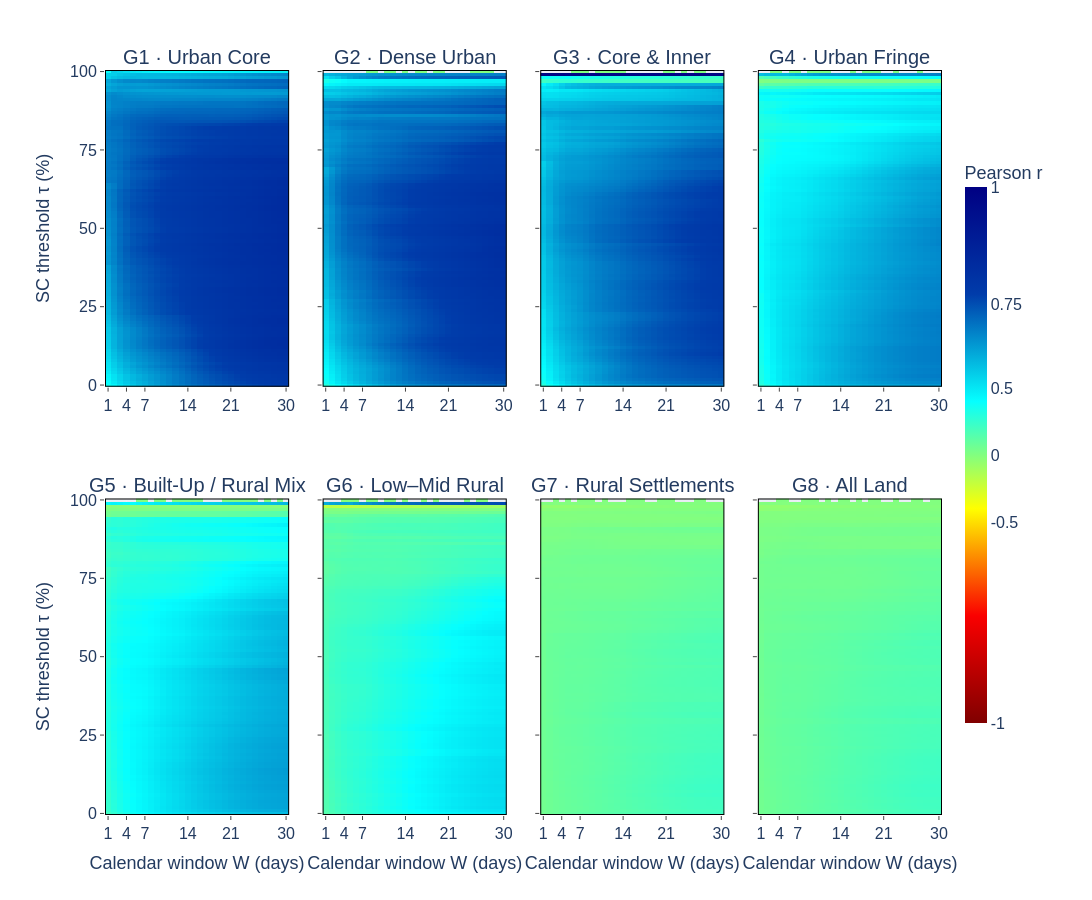
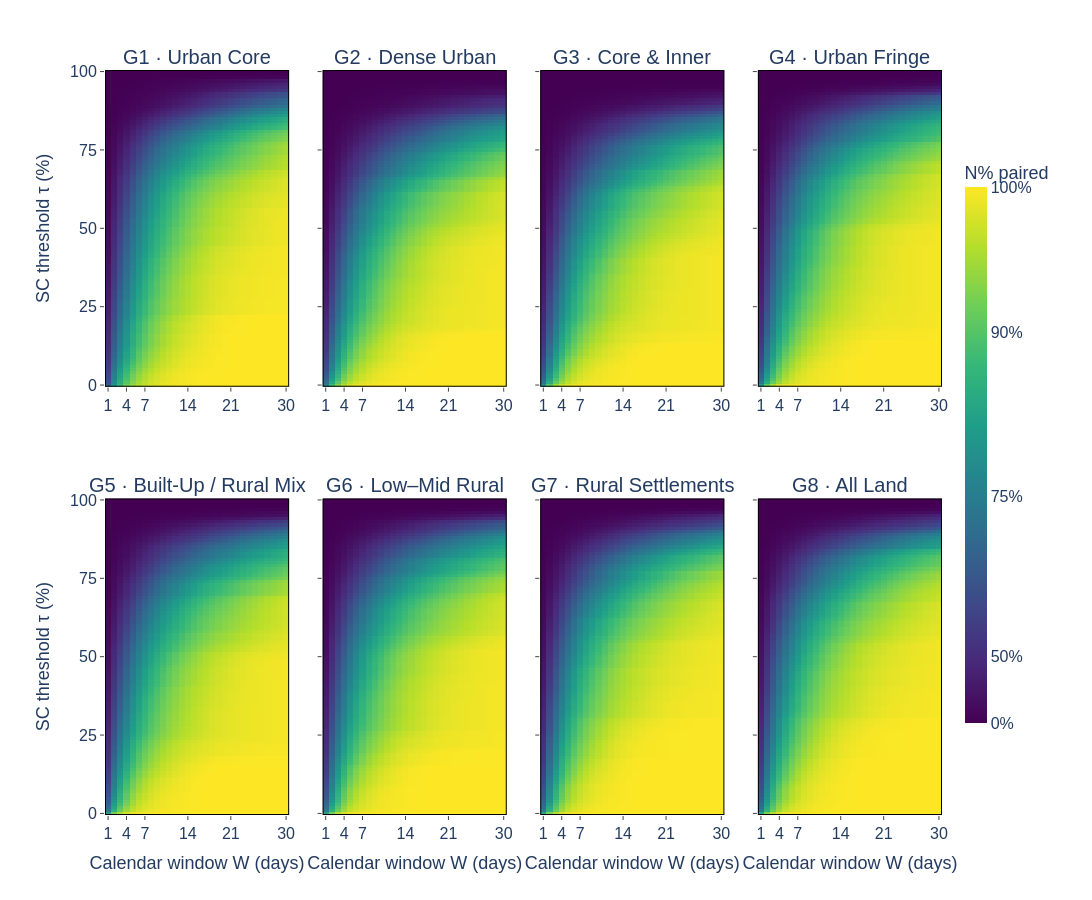

The code cell stored with these charts, in order, in its notebook:
### Markdown cell above
## 4.1 Full joint sensitivity surfaces — supplement

These surfaces expose the entire mask × SC × window search. Use the \(r\) and paired-estimate \(N\%\) surfaces as supplementary evidence. They show why window length, spatial completeness, and thematic mask must not be collapsed into a single unexplained choice.

### Code cell
# Retain all fields for later figures and hover.
# Draw only r and paired-window N% here.
MAP_METRICS = (
    "r", "RMSE_z", "N_pct", "direct_pct",
    "mean_direct_days", "mean_window_support_pct",
    "score", "n_pairs",
)

SENS_MAPS = {metric: {} for metric in MAP_METRICS}
for code, suffix, label, color in reversed(GROUPS):
    for metric in MAP_METRICS:
        SENS_MAPS[metric][code] = np.full(
            (len(DISPLAY_TAUS), len(W_VALUES)), np.nan
        )

    for width in W_VALUES:
        q = SENSITIVITY[
            (SENSITIVITY["mask"] == code)
            & (SENSITIVITY.window_days == width)
        ].sort_values("tau")

        exact_tau = q.tau.to_numpy()
        ix = np.minimum(
            np.searchsorted(
                exact_tau, DISPLAY_TAUS, side="left"
            ),
            len(q) - 1,
        )
        for metric in MAP_METRICS:
            SENS_MAPS[metric][code][:, width - 1] = (
                q[metric].to_numpy()[ix]
            )


# Display-only transformations. Metrics are never changed.
R_COLOUR_POWER = 2.
N_COLOUR_POWER = 3.

R_TICKS = np.array([-1., -.5, 0., .5, .75, 1.])
R_COLOUR_TICKS = (
    np.sign(R_TICKS)
    * np.abs(R_TICKS)**R_COLOUR_POWER
)

N_TICKS = np.array([0, 50, 75, 90, 100], dtype=float)
N_COLOUR_TICKS = (
    N_TICKS / 100
)**N_COLOUR_POWER

HEATMAPS = [
    dict(
        metric="r",
        palette="jet_r",
        low=-1,
        high=1,
        colorbar="Pearson r",
        ticks=R_COLOUR_TICKS,
        ticktext=[f"{v:g}" for v in R_TICKS],
    ),
    dict(
        metric="N_pct",
        palette="Viridis",
        low=0,
        high=1,
        colorbar="N% paired",
        ticks=N_COLOUR_TICKS,
        ticktext=[f"{v:g}%" for v in N_TICKS],
    ),
]


def sensitivity_heatmap(spec):
    metric = spec["metric"]
    ordered = list(reversed(GROUPS))

    fig = make_subplots(
        rows=2,
        cols=4,
        shared_xaxes=True,
        shared_yaxes=True,
        horizontal_spacing=.04,
        vertical_spacing=.15,
        subplot_titles=[
            f"{code} · {label}"
            for code, suffix, label, color in ordered
        ],
    )
    for heading in fig.layout.annotations:
        heading.font = dict(
            family="Arial",
            size=20,
            color="#233B60",
        )

    for i, (code, suffix, label, color) in enumerate(ordered):
        row, col = i // 4 + 1, i % 4 + 1
        raw = SENS_MAPS[metric][code]

        if metric == "r":
            colour_value = (
                np.sign(raw)
                * np.abs(raw)**R_COLOUR_POWER
            )
        else:
            colour_value = (
                raw / 100
            )**N_COLOUR_POWER

        detail = np.dstack([
            SENS_MAPS[m][code]
            for m in (
                "r", "RMSE_z", "N_pct", "direct_pct",
                "mean_direct_days",
                "mean_window_support_pct",
                "n_pairs",
            )
        ])

        fig.add_trace(
            go.Heatmap(
                x=W_VALUES,
                y=DISPLAY_TAUS,
                z=colour_value,
                customdata=detail,
                coloraxis="coloraxis",
                xgap=0,
                ygap=0,
                hoverongaps=False,
                hovertemplate=(
                    "Calendar window W %{x} d · "
                    "SC τ %{y:.0f}%<br>"
                    "Pearson r %{customdata[0]:.3f}<br>"
                    "Paired z-score RMSE "
                    "%{customdata[1]:.3f}<br>"
                    "N% paired window estimates "
                    "%{customdata[2]:.1f}% "
                    "(%{customdata[6]:.0f} dates)<br>"
                    "N% directly observed dates "
                    "%{customdata[3]:.1f}%<br>"
                    "Mean direct days / W "
                    "%{customdata[4]:.1f}<br>"
                    "Mean direct fraction / W "
                    "%{customdata[5]:.1f}%"
                    f"<extra>{code}</extra>"
                ),
            ),
            row=row, col=col,
        )

        # Visible black boundary around every panel.
        axis_name = "" if i == 0 else str(i + 1)
        fig.add_shape(
            type="rect",
            xref=f"x{axis_name}",
            yref=f"y{axis_name}",
            x0=.5,
            x1=30.5,
            y0=-.5,
            y1=100.5,
            line=dict(
                color="#000000",
                width=2,
            ),
            fillcolor="rgba(0,0,0,0)",
            layer="above",
        )

        fig.update_xaxes(
            range=[.5, 30.5],
            tickvals=[1, 4, 7, 14, 21, 30],
            showticklabels=True,
            tickfont=dict(size=16),
            title_text=(
                "Calendar window W (days)"
                if row == 2 else None
            ),
            title_font=dict(size=18),
            showline=False,
            ticks="outside",
            ticklen=4,
            row=row, col=col,
        )
        fig.update_yaxes(
            range=[-.5, 100.5],
            tickvals=[0, 25, 50, 75, 100],
            showticklabels=(col == 1),
            tickfont=dict(size=16),
            title_text=(
                "SC threshold τ (%)"
                if col == 1 else None
            ),
            title_font=dict(size=18),
            showline=False,
            ticks="outside",
            ticklen=4,
            row=row, col=col,
        )

    colorbar = dict(
        title=dict(
            text=spec["colorbar"],
            side="top",
            font=dict(
                size=18,
                color="#233B60",
            ),
        ),
        x=1.015,
        y=.5,
        len=.78,
        thickness=22,
        tickfont=dict(size=16),
        tickvals=spec["ticks"],
        ticktext=spec["ticktext"],
    )

    fig.update_layout(
        template="plotly_white",
        width=1900,
        height=900,
        coloraxis=dict(
            colorscale=spec["palette"],
            cmin=spec["low"],
            cmax=spec["high"],
            colorbar=colorbar,
        ),
        showlegend=False,
        margin=dict(
            l=105, r=150, t=70, b=85
        ),
        font=dict(
            family="Arial",
            color="#233B60",
            size=17,
        ),
        paper_bgcolor="white",
        plot_bgcolor="#E9EDF2",
    )

    fig.show()
    stem = f"full_surface_{metric}"
    fig.write_html(
        SENS_DIR / f"{stem}.html",
        include_plotlyjs="cdn",
    )
    try:
        fig.write_image(
            str(SENS_DIR / f"{stem}.png"),
            scale=2,
        )
    except Exception as exc:
        print(
            f"{stem}: HTML saved; "
            f"PNG unavailable ({exc})"
        )
    return fig


FULL_SURFACE_FIGURES = {
    spec["metric"]: sensitivity_heatmap(spec)
    for spec in HEATMAPS
}
